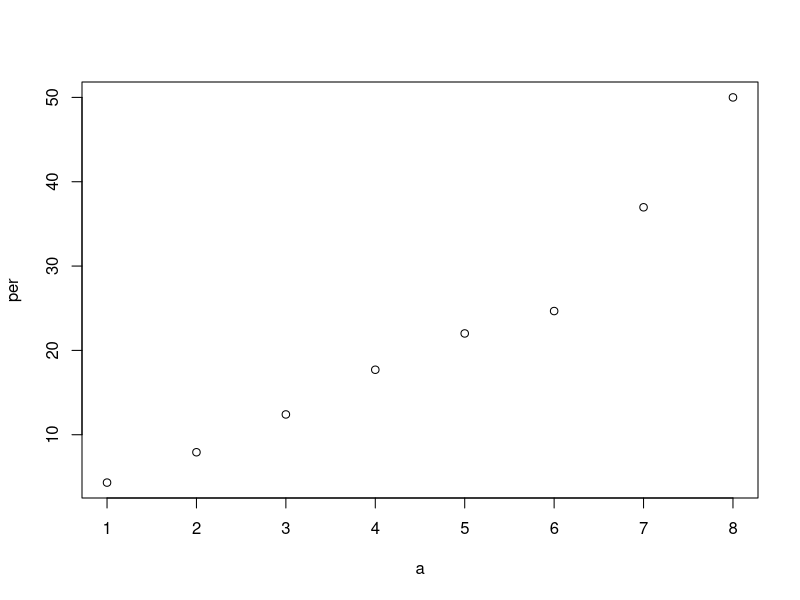
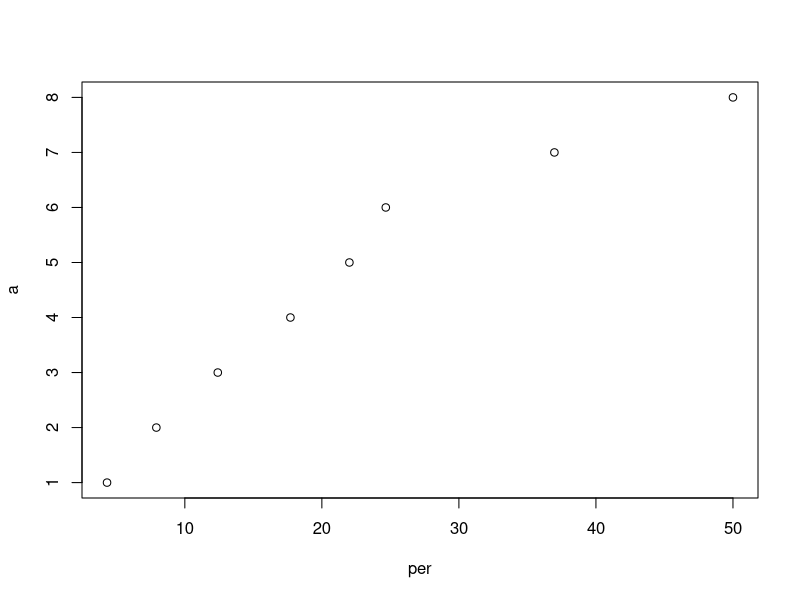
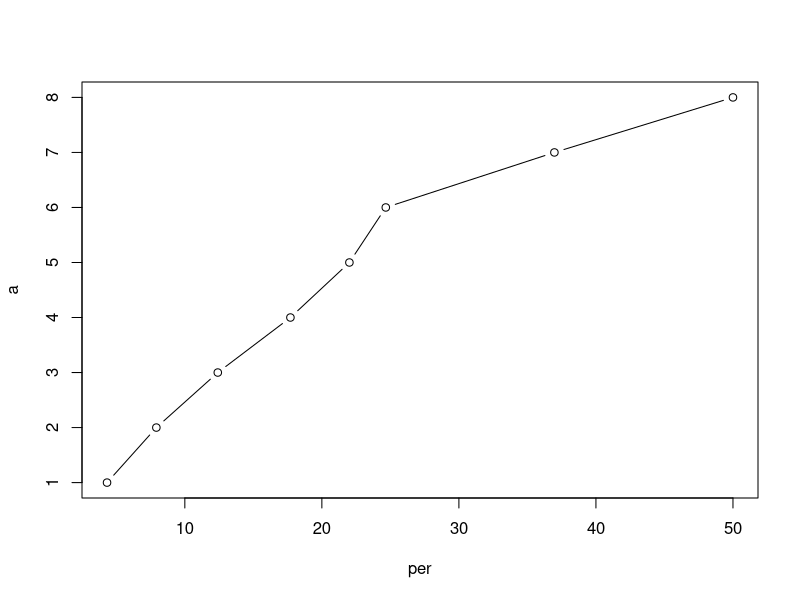
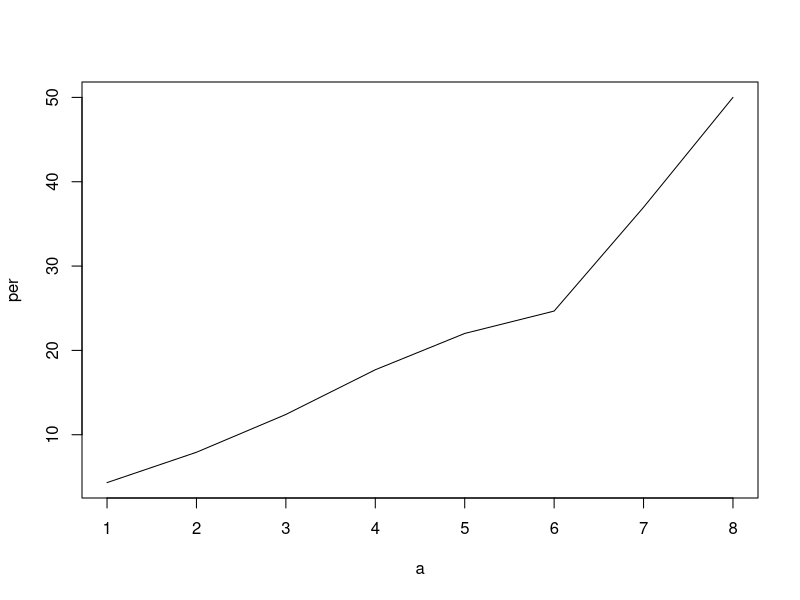
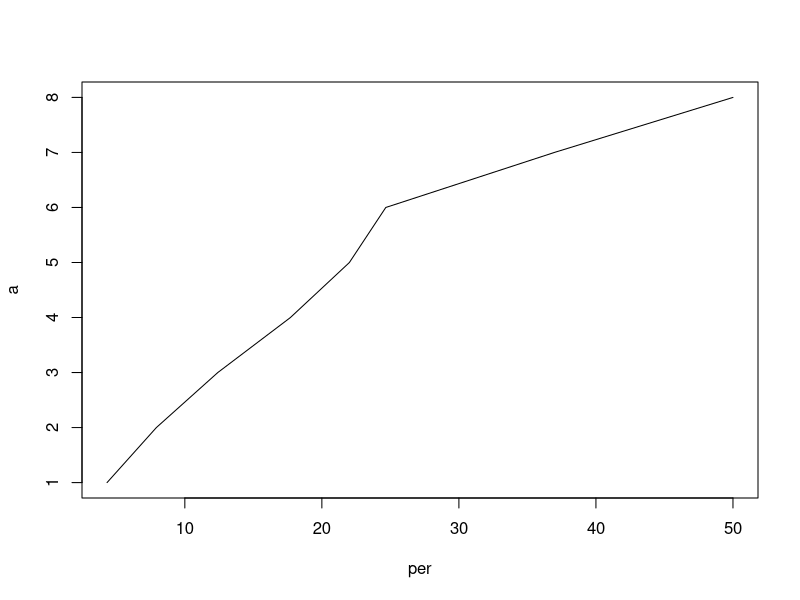
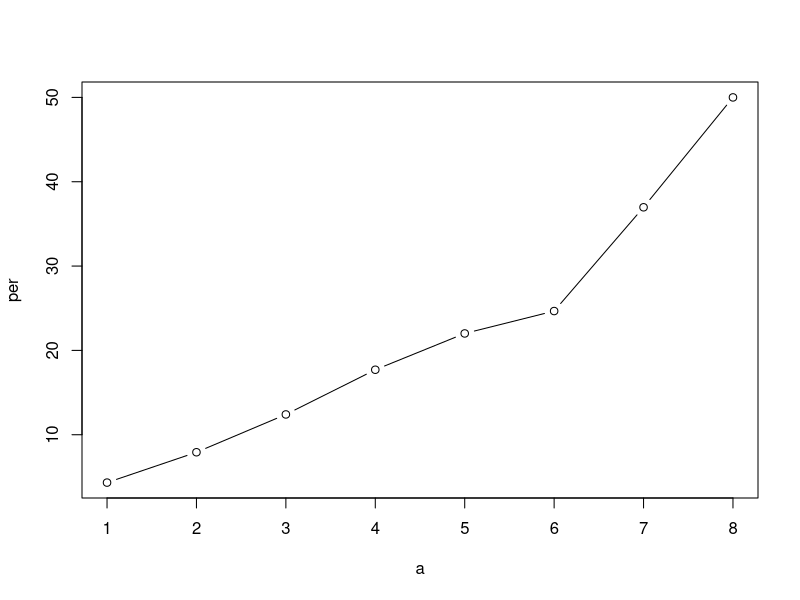

Recreate these plots in R, in order.
d<-read.csv("framingham1.csv",header=TRUE)
dim(d)
d$age<-as.numeric(d$age)
#min age=35 and max age=70
count1<-c(0,0,0,0,0,0,0,0);
count2<-c(0,0,0,0,0,0,0,0);
for(i in 1:4240)
{  
   if(d[i,2]>=35&&d[i,2]<40){
     count1[1]<-count1[1]+1;
     if(d[i,16]==1){
       count2[1]<-count2[1]+1;
     }
   }
   else if(d[i,2]>=40&&d[i,2]<45){
     count1[2]<-count1[2]+1;
     if(d[i,16]==1){
       count2[2]<-count2[2]+1;
     }
   }
   else if(d[i,2]>=45&&d[i,2]<50){
     count1[3]<-count1[3]+1;
     if(d[i,16]==1){
       count2[3]<-count2[3]+1;
     }
   }
   else if(d[i,2]>=50&&d[i,2]<55){
     count1[4]<-count1[4]+1;
     if(d[i,16]==1){
       count2[4]<-count2[4]+1;
     }
   }
   else if(d[i,2]>=55&&d[i,2]<60){
     count1[5]<-count1[5]+1;
     if(d[i,16]==1){
       count2[5]<-count2[5]+1;
     }
   }
   else if(d[i,2]>=60&&d[i,2]<65){
     count1[6]<-count1[6]+1;
     if(d[i,16]==1){
       count2[6]<-count2[6]+1;
     }
   }
   else if(d[i,2]>=65&&d[i,2]<70){
     count1[7]<-count1[7]+1;
     if(d[i,16]==1){
       count2[7]<-count2[7]+1;
     }
   }
   else if(d[i,2]>=70&&d[i,2]<80){
     count1[8]<-count1[8]+1;
     if(d[i,16]==1){
       count2[8]<-count2[8]+1;
     }
   }
   i
}
count1
count2
per<-c(0,0,0,0,0,0,0,0)
for(i in 1:8)
  per[i]<-(count2[i]/count1[i])
per<-per*100
a<-1:8
plot(a,per)
plot(per,a)
plot(per,a,type="b")
plot(a,per,type="l")
plot(per,a,type="l")
plot(a,per,type="b")
